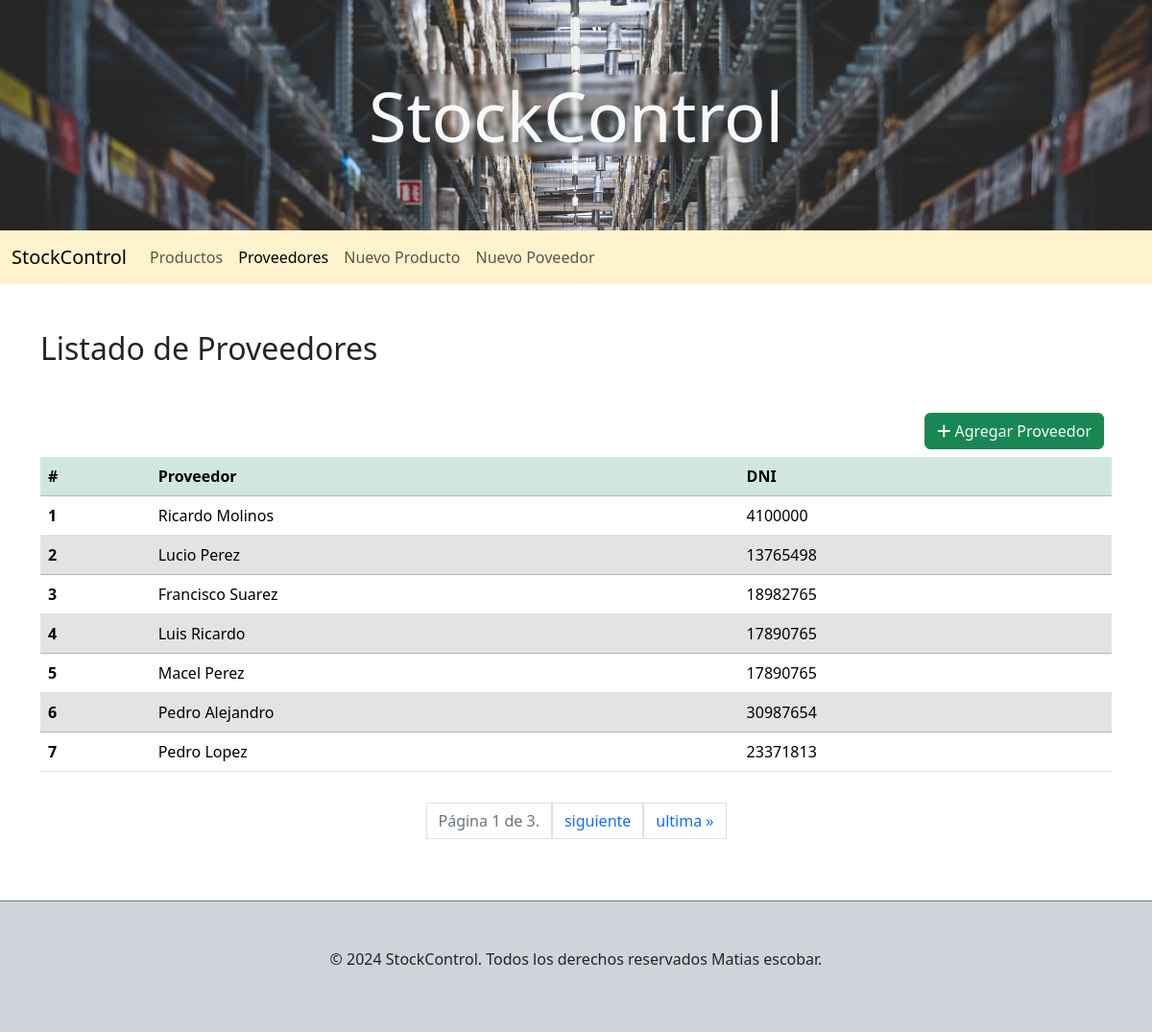
Screenshot of /proveedores/ with the database file from the repository.
### compra/models.py (models this page shows, shortened)
class Proveedor(models.Model):
    nombre = models.CharField(max_length=100)
    apellido = models.CharField(max_length=100)
    dni = models.IntegerField()
    class Meta:
        ordering = ['id']

### compra/views.py (the view)
# urls.py: path('proveedores/', proveedores, name='proveedores'),
def proveedores(request):
    proveedores = Proveedor.objects.all()
    paginacion = Paginator(proveedores, 7)
    page_number = request.GET.get("page")
    page_obj = paginacion.get_page(page_number)
    return render(request, 'compra/proveedores.html', {'page_obj': page_obj})

### compra/templates/compra/proveedores.html (shortened to what this page needs)
{% extends 'base/base.html'%}
{% block content %}
<main class="container">
     <section class="mb-5 mt-5">
        <h2 class="mb-5">Listado de Proveedores</h2>
        {% if not page_obj%}
            <p class="text-center fw-bold mb-5 p-5">No hay proveedores que mostrar!!!...</p>
        {%else%}
         <div class="d-flex justify-content-end">
            <a class="text-light mb-2 btn btn-success me-2" href="{% url 'compra:alta_proveedor' %}"><i class="fa-solid fa-plus"></i> Agregar Proveedor</a>
        </div>
        <div>
            <table class="table">
              <thead class="table-success">
                <tr>
                  <th scope="col">#</th>
                  <th scope="col">Proveedor</th>
                  <th scope="col">DNI</th>
                </tr>
              </thead>
              <tbody>
                {% for proveedor in page_obj %}
                <tr class="{% if forloop.counter|divisibleby:2 %} table-secondary {% endif %}">
                  <th scope="row">{{proveedor.id}}</th>
                  <td>{{proveedor.nombre}} {{proveedor.apellido}}</td>
                  <td>{{proveedor.dni}}</td>
                </tr>
                {% endfor %}
              </tbody>
            </table>
        </div>
            <div class="p-3 d-flex justify-content-center">
                <span class="pagination step-links">
                    <span class="text-secondary page-link current">
                        Página {{ page_obj.number }} de {{ page_obj.paginator.num_pages }}.
                    </span>
                    {% if page_obj.has_next %}
                        <a class="page-link"  href="?page={{ page_obj.next_page_number }}">siguiente</a>
                        <a class="page-link"  href="?page={{ page_obj.paginator.num_pages }}">ultima &raquo;</a>
                    {% endif %}
                </span>
            </div>
        {% endif %}
    </section>
</main>
{% endblock %}

### static/css/styles.css (style rules this page uses)
html { box-sizing: border-box; height: 100%; }
*, *:before, *:after { box-sizing: inherit; }

### rows the page displays
Proveedor: id "1", nombre "Ricardo", apellido "Molinos", dni "4100000"
Proveedor: id "2", nombre "Lucio", apellido "Perez", dni "13765498"
Proveedor: id "3", nombre "Francisco", apellido "Suarez", dni "18982765"
Proveedor: id "4", nombre "Luis", apellido "Ricardo", dni "17890765"
Proveedor: id "5", nombre "Macel", apellido "Perez", dni "17890765"
Proveedor: id "6", nombre "Pedro", apellido "Alejandro", dni "30987654"
Proveedor: id "7", nombre "Pedro", apellido "Lopez", dni "23371813"

### other values shown
{{ page_obj.number }} "1"
{{ page_obj.paginator.num_pages }} "3"
